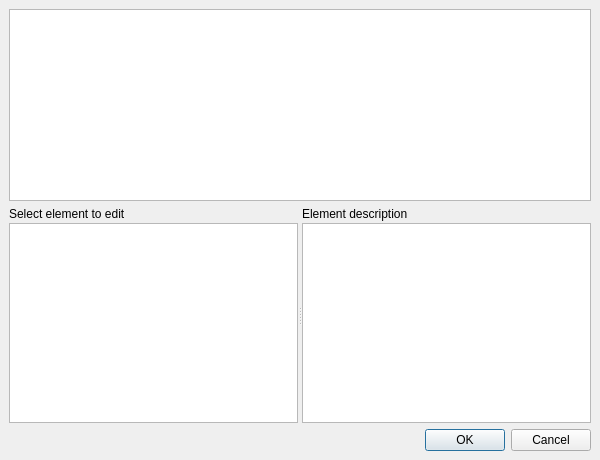
<?xml version="1.0" encoding="UTF-8"?>
<ui version="4.0">
 <class>DlgHelpEdition</class>
 <widget class="QDialog" name="DlgHelpEdition">
  <property name="geometry">
   <rect>
    <x>0</x>
    <y>0</y>
    <width>600</width>
    <height>460</height>
   </rect>
  </property>
  <property name="windowTitle">
   <string>Help editor</string>
  </property>
  <layout class="QVBoxLayout" name="verticalLayout_3">
   <property name="spacing">
    <number>6</number>
   </property>
   <property name="margin">
    <number>9</number>
   </property>
   <item>
    <widget class="QTextEdit" name="txtPreview"/>
   </item>
   <item>
    <widget class="QSplitter" name="splitter_2">
     <property name="orientation">
      <enum>Qt::Vertical</enum>
     </property>
     <widget class="QSplitter" name="splitter">
      <property name="orientation">
       <enum>Qt::Horizontal</enum>
      </property>
      <widget class="QWidget" name="layoutWidget">
       <layout class="QVBoxLayout" name="verticalLayout">
        <property name="spacing">
         <number>2</number>
        </property>
        <item>
         <widget class="QLabel" name="label">
          <property name="text">
           <string>Select element to edit</string>
          </property>
         </widget>
        </item>
        <item>
         <widget class="QTreeWidget" name="tree">
          <property name="minimumSize">
           <size>
            <width>0</width>
            <height>200</height>
           </size>
          </property>
          <property name="alternatingRowColors">
           <bool>true</bool>
          </property>
          <attribute name="headerVisible">
           <bool>false</bool>
          </attribute>
          <column>
           <property name="text">
            <string notr="true">1</string>
           </property>
          </column>
         </widget>
        </item>
       </layout>
      </widget>
      <widget class="QWidget" name="layoutWidget">
       <layout class="QVBoxLayout" name="verticalLayout_2">
        <property name="spacing">
         <number>2</number>
        </property>
        <item>
         <widget class="QLabel" name="lblDescription">
          <property name="text">
           <string>Element description</string>
          </property>
         </widget>
        </item>
        <item>
         <widget class="QTextEdit" name="text">
          <property name="minimumSize">
           <size>
            <width>0</width>
            <height>200</height>
           </size>
          </property>
         </widget>
        </item>
       </layout>
      </widget>
     </widget>
    </widget>
   </item>
   <item>
    <widget class="QDialogButtonBox" name="buttonBox">
     <property name="orientation">
      <enum>Qt::Horizontal</enum>
     </property>
     <property name="standardButtons">
      <set>QDialogButtonBox::Cancel|QDialogButtonBox::Ok</set>
     </property>
    </widget>
   </item>
  </layout>
 </widget>
 <resources/>
 <connections>
  <connection>
   <sender>buttonBox</sender>
   <signal>accepted()</signal>
   <receiver>DlgHelpEdition</receiver>
   <slot>accept()</slot>
   <hints>
    <hint type="sourcelabel">
     <x>248</x>
     <y>254</y>
    </hint>
    <hint type="destinationlabel">
     <x>157</x>
     <y>274</y>
    </hint>
   </hints>
  </connection>
  <connection>
   <sender>buttonBox</sender>
   <signal>rejected()</signal>
   <receiver>DlgHelpEdition</receiver>
   <slot>reject()</slot>
   <hints>
    <hint type="sourcelabel">
     <x>316</x>
     <y>260</y>
    </hint>
    <hint type="destinationlabel">
     <x>286</x>
     <y>274</y>
    </hint>
   </hints>
  </connection>
 </connections>
</ui>
